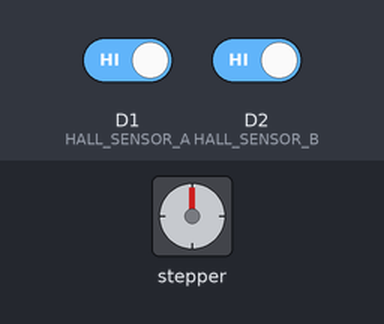
A sketch run on a simulated Seeed XIAO (SAMD21). On the bench: stepper motor. Wiring (inferred from the names in the program): stepper motor driver (50 steps per turn assumed): step D8; direction D7; enable D9. Inputs (shaded band) come from the test bench; at power-on: D1 (HALL_SENSOR_A) HIGH, D2 (HALL_SENSOR_B) HIGH.

Above: at 1.2 s.
1.3 s: D1 (HALL_SENSOR_A) driven LOW
Timing chart, 0 to 4.3 s (numbered marks = the images above; inputs shaded):
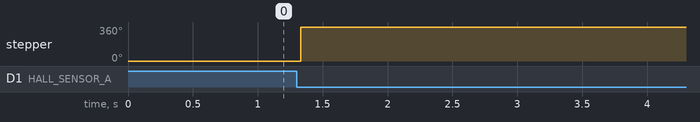

Measured:
- after the input at 1.3 s, stepper: turns 360° clockwise, starting at once

The sketch:

Torque_mode_XIAORP2040.ino
```cpp
// Torque mode operation for Open-MAC commutator on XIAO RP2040

// Stepper control pins (using RP2040 Arduino aliases)
int dirPin  = D7;  // Direction (GPIO1)
int stepPin = D8;  // Step      (GPIO2)
int EnPin   = D9;  // Enable    (GPIO4)

// Hall sensor connections (analog-capable pins, but here used as digital)
#define HALL_SENSOR_A  A1  // D1 / GPIO27
#define HALL_SENSOR_B  A2  // D2 / GPIO28

// Timing parameters
int sensorReading_delay = 0;     // idle delay in loop
int step_delay_dur      = 300;   // microseconds between step edges
int stepsPerRevolution  = 50;    // motor step count per move

void setup() {
  // Stepper outputs
  pinMode(EnPin, OUTPUT);
  pinMode(dirPin, OUTPUT);
  pinMode(stepPin, OUTPUT);

  // Hall sensors as inputs
  pinMode(HALL_SENSOR_A, INPUT);
  pinMode(HALL_SENSOR_B, INPUT);

  // Attach interrupts for hall sensors
  attachInterrupt(digitalPinToInterrupt(HALL_SENSOR_A), move_backward, LOW);
  attachInterrupt(digitalPinToInterrupt(HALL_SENSOR_B), move_forward, LOW);

  // Keep motor disabled initially
  digitalWrite(EnPin, HIGH);
}

void move_forward() {
  digitalWrite(dirPin, LOW);   // Set direction forward
  digitalWrite(EnPin, LOW);    // Enable motor

  for (int i = 0; i < stepsPerRevolution; i++) {
    digitalWrite(stepPin, HIGH);
    delayMicroseconds(step_delay_dur);
    digitalWrite(stepPin, LOW);
    delayMicroseconds(step_delay_dur);
  }
}

void move_backward() {
  digitalWrite(dirPin, HIGH);  // Set direction backward
  digitalWrite(EnPin, LOW);    // Enable motor

  for (int i = 0; i < stepsPerRevolution; i++) {
    digitalWrite(stepPin, HIGH);
    delayMicroseconds(step_delay_dur);
    digitalWrite(stepPin, LOW);
    delayMicroseconds(step_delay_dur);
  }
}

void loop() {
  // Keep motor disabled when idle
  digitalWrite(EnPin, HIGH);
  delayMicroseconds(sensorReading_delay);
}
```
